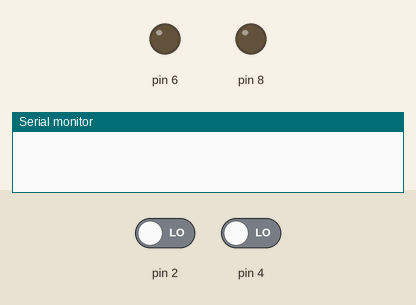
The sketch below on a simulated Arduino Uno, built with avr-gcc and run on an emulated ATmega328P. On the bench: output pins drawn as LEDs (lit = HIGH), the last lines printed to the serial monitor. The test bench sets the inputs (shaded band); at power-on: pin 2 LOW, pin 4 LOW.

Above: at 1.2 s.
1.3 s: pin 2 driven HIGH
At 1.9 s:
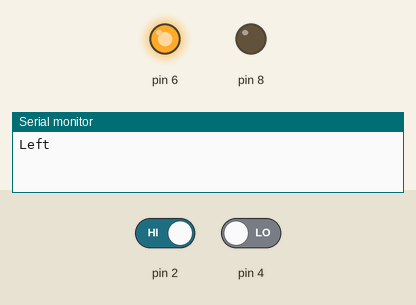
2.8 s: pin 4 driven HIGH
At 4.1 s:
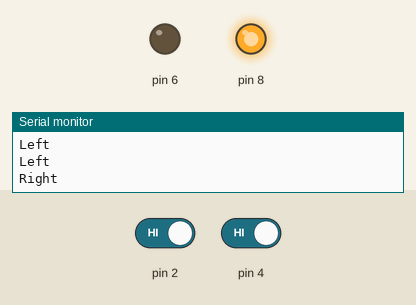
5.8 s: pin 4 driven LOW
At 6.9 s:
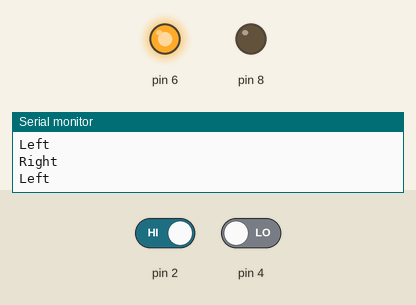
Timing chart, 0 to 8.8 s (numbered marks = the images above; inputs shaded):
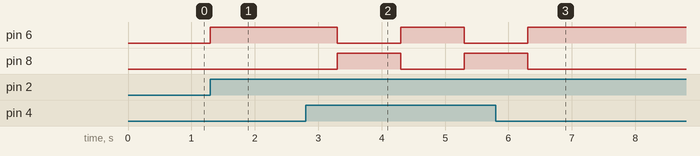

Measured:
- after the input at 1.3 s, pin 6: LOW → HIGH at once
- after the input at 2.8 s, pin 6: HIGH → LOW after 0.50 s, → HIGH 1.0 s later, → LOW 1.0 s later; pin 8: LOW → HIGH after 0.50 s, → LOW 1.0 s later, → HIGH 1.0 s later
- after the input at 5.8 s, pin 6: goes on until 6.3 s, then stays HIGH; pin 8: goes on until 6.3 s, then stays LOW

The sketch:

DC_with_relay_and_Switch.ino
```cpp
int LeftState = digitalRead(2);
int RightState = digitalRead(4);
void setup() {
    pinMode(2, INPUT);
    pinMode(4, INPUT);
    pinMode(6, OUTPUT);
    pinMode(8, OUTPUT);
    Serial.begin(9600);
}
void loop() {
  int RightState = digitalRead(2);
  int LeftState = digitalRead(4);
    if (digitalRead(2)) {
      Serial.println("Left");
      digitalWrite(6, HIGH);
      digitalWrite(8, LOW);
      delay(1000);
    } if (digitalRead(4)) {
      Serial.println("Right");
      digitalWrite(8, HIGH);
      digitalWrite(6, LOW);
      delay(1000);
    }

}
```
